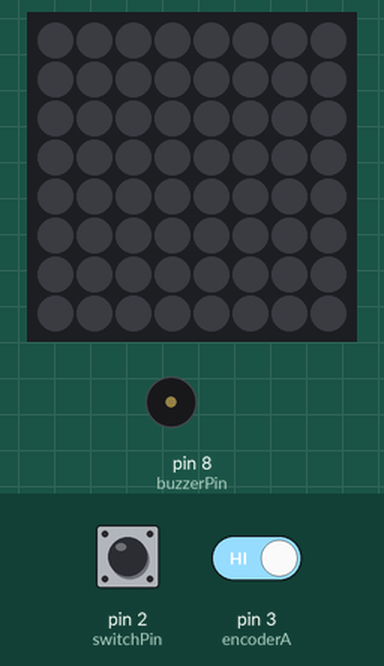
The sketch below on a simulated Arduino Uno, built with avr-gcc and run on an emulated ATmega328P. On the bench: 8×8 RGB LED matrix (first LED top left, wired row by row), buzzer (waves = sounding). Inputs (shaded band) come from the test bench; at power-on: pin 2 (switchPin) HIGH, pin 3 (encoderA) HIGH. The strip is taken to match the declared colour order.

Above: at 1.2 s.
1.3 s: pin 2 (switchPin) pulled LOW for 0.15 s
At 2.8 s:
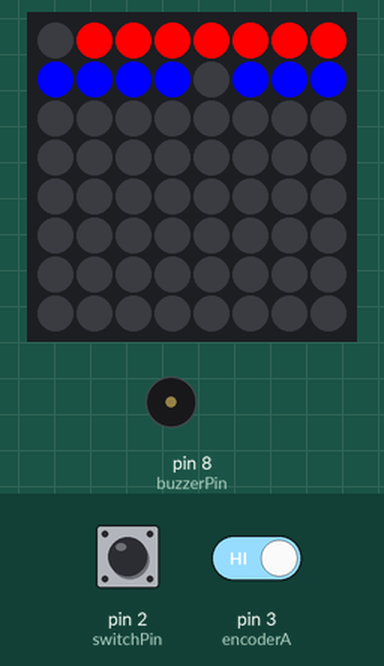
Timing chart, 0 to 4.3 s (numbered marks = the images above; inputs shaded):
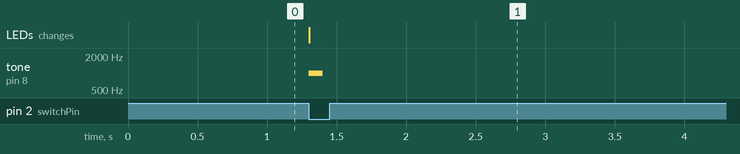

Measured:
- after the input at 1.3 s, tone on pin 8 (buzzerPin): silent → 1000 Hz at once, → silent 0.10 s later; the LEDs: change at once (image 1)

The sketch:

audiometercode.ino
```cpp
#include <Adafruit_NeoPixel.h> // Replace with your LED matrix library

// Define LED matrix size
const int MATRIX_WIDTH = 8;
const int MATRIX_HEIGHT = 8;

// Define switch, rotary encoder, and buzzer pins
const int switchPin = 2;
const int encoderA = 3;
const int encoderB = 4;
const int buzzerPin = 8;

// Predefined line graph data (red and blue)
int redLine[MATRIX_HEIGHT] = {0, 2, 4, 6, 7, 5, 3, 1};
int blueLine[MATRIX_HEIGHT] = {7, 5, 3, 1, 0, 2, 4, 6};

// Global variables for sound and rotary encoder
int frequency = 1000; // Initial frequency
int encoderPos = 0;
volatile bool switchPressed = false; // Flag for switch press

#define LED_PIN 6
#define NUMPIXELS 64

Adafruit_NeoPixel pixels(NUMPIXELS, LED_PIN, NEO_RGB + NEO_KHZ800);

void setup() {
  pinMode(switchPin, INPUT_PULLUP);
  pinMode(encoderA, INPUT_PULLUP);
  pinMode(encoderB, INPUT_PULLUP);
  pinMode(buzzerPin, OUTPUT);
  pixels.begin();
  attachInterrupt(digitalPinToInterrupt(encoderA), readEncoder, CHANGE);
  attachInterrupt(digitalPinToInterrupt(encoderB), readEncoder, CHANGE);
  pixels.clear(); // Clear LED matrix
}

void loop() {
  // Check switch press
  if (!digitalRead(switchPin) && !switchPressed) {
    switchPressed = true;
    playFrequency(frequency); // Play current frequency
  } else if (digitalRead(switchPin)) {
    switchPressed = false;
  }

  // Check rotary encoder for frequency adjustment
  if (encoderPos > 0) {
    frequency += 100; // Increase frequency
    encoderPos = 0;
  } else if (encoderPos < 0) {
    frequency -= 100; // Decrease frequency (ensure it stays positive)
    if (frequency < 0) {
      frequency = 0;
    }
    encoderPos = 0;
  }

  // Display line graph after switch press
  if (switchPressed) {
    displayLineGraph();
  }
}

void playFrequency(int freq) {
  tone(buzzerPin, freq, 100); // Play sound for 100 milliseconds
}

void readEncoder() {
  int change = (digitalRead(encoderA) << 1) | digitalRead(encoderB);
  static int lastState = 0;
  if ((lastState == 0 && change == 3) || (lastState == 3 && change == 1)) {
    encoderPos++;
  } else if ((lastState == 1 && change == 0) || (lastState == 2 && change == 2)) {
    encoderPos--;
  }
  lastState = change;
}

void displayLineGraph() {
  pixels.clear();
  for (int y = 0; y < MATRIX_HEIGHT; y++) {
    pixels.setPixelColor(y, redLine[y] ? pixels.Color(255,0,0) : pixels.Color(0,0,0));
    pixels.setPixelColor(y + MATRIX_HEIGHT, blueLine[y] ? pixels.Color(0,0,255) : pixels.Color(0,0,0));
  }
  pixels.show();
}
```
